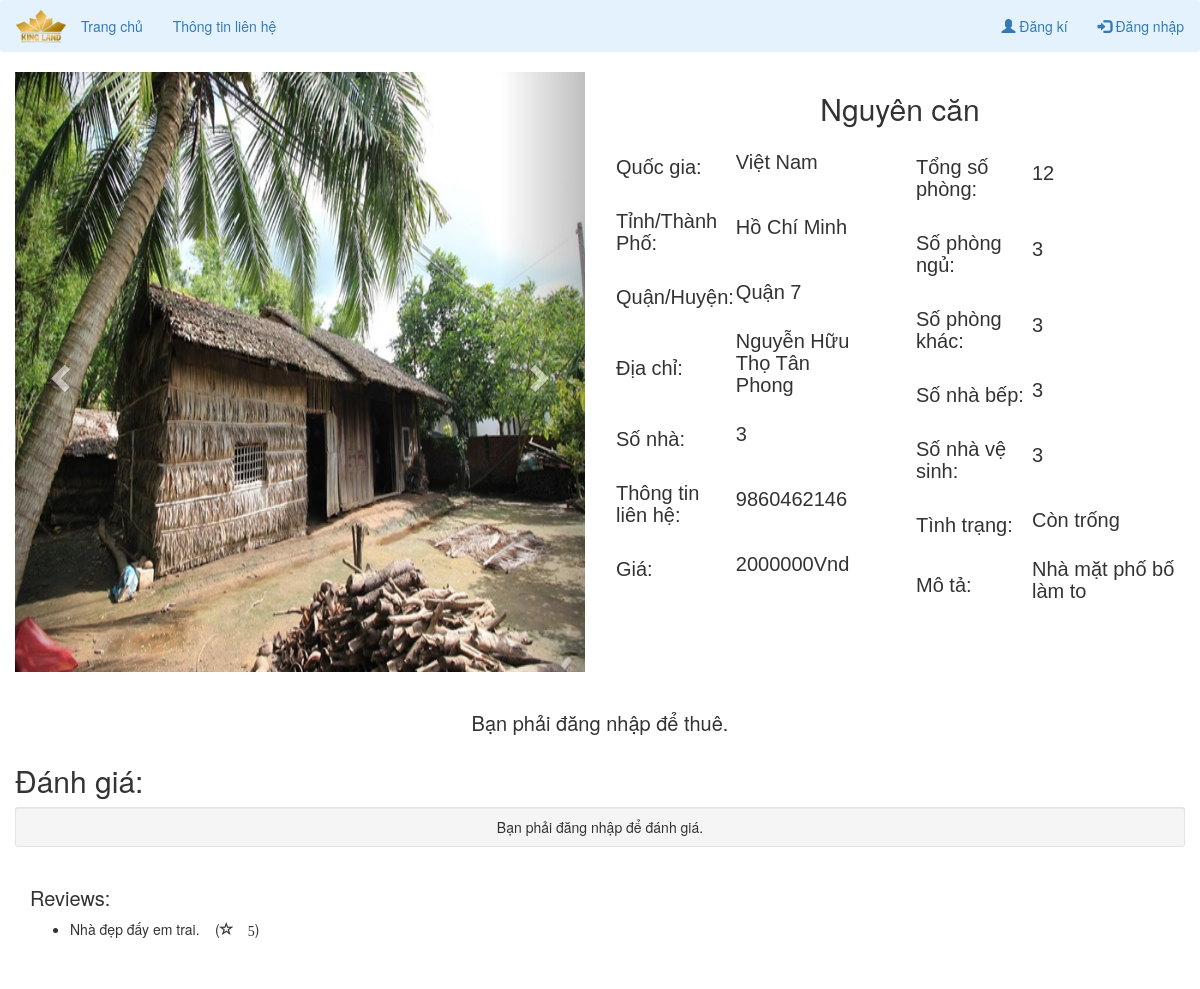
Screenshot of /view-property.php?property_id=123 with the database file from the repository.
### tables this page shows
CREATE TABLE `property_photo` (
  `property_photo_id` int(12) NOT NULL,
  `p_photo` varchar(500) NOT NULL,
  `property_id` int(11) NOT NULL
);

CREATE TABLE `add_property` (
  `property_id` int(10) NOT NULL,
  `country` varchar(50) NOT NULL,
  `province` varchar(50) NOT NULL,
  `district` varchar(50) NOT NULL,
  `city` varchar(100) NOT NULL,
  `ward_no` int(10) NOT NULL,
  `contact_no` bigint(10) NOT NULL,
  `property_type` varchar(50) NOT NULL,
  `estimated_price` bigint(10) NOT NULL,
  `total_rooms` int(10) NOT NULL,
  `bedroom` int(10) NOT NULL,
  `living_room` int(10) NOT NULL,
  `kitchen` int(10) NOT NULL,
  `bathroom` int(10) NOT NULL,
  `booked` varchar(10) NOT NULL,
  `description` varchar(2000) NOT NULL,
  `latitude` decimal(9,6) NOT NULL,
  `longitude` decimal(9,6) NOT NULL,
  `owner_id` int(10) NOT NULL
);

CREATE TABLE `review` (
  `review_id` int(10) NOT NULL,
  `comment` varchar(500) NOT NULL,
  `rating` int(5) NOT NULL,
  `property_id` int(11) NOT NULL
);

### view-property.php (the view, shortened to what this page needs)
<!DOCTYPE html>
<html>
<head>
</head>
<body>
  <?php
  include('navbar.php');
  include('booking-engine.php');
  ?>
  <?php
  $property_id = $_GET['property_id'];
  $sql = "SELECT * from add_property where property_id='$property_id'";
  $query = mysqli_query($db, $sql);
  if (mysqli_num_rows($query) > 0) {
    while ($rows = mysqli_fetch_assoc($query)) {
      $sql2 = "SELECT * FROM property_photo where property_id='$property_id'";
      $query2 = mysqli_query($db, $sql2);
      $rowcount = mysqli_num_rows($query2);
  ?>
  <div class="container-fluid">
    <div class="row">
      <div class="col-sm-6">
        <div id="myCarousel" class="carousel slide" data-ride="carousel">
          <div class="carousel-inner" role="listbox">
            <?php
      for ($i = 1; $i <= $rowcount; $i++) {
        $row = mysqli_fetch_array($query2);
        $photo = $row['p_photo'];
            ?>
            <?php
        if ($i == 1) {
            ?>
            <div class="item active">
              <img class="d-block img-fluid" src="owner/<?php echo $photo ?>" alt="First slide" width="100%"
                style="max-height: 600px; min-height: 600px;">
            </div>
            <?php
        }
      }
            ?>
          </div>
          <a class="left carousel-control" href="#myCarousel" role="button" data-slide="prev">
            <span class="glyphicon glyphicon-chevron-left" aria-hidden="true"></span>
          </a>
          <a class="right carousel-control" href="#myCarousel" role="button" data-slide="next">
            <span class="glyphicon glyphicon-chevron-right" aria-hidden="true"></span>
          </a>
        </div>
      </div>
      <div class="col-sm-6">
        <div style="text-align:center;">
          <h2>
            <?php echo $rows['property_type'] ?>
          </h2>
        </div>
        <div class="row">
          <div class="col-sm-6">
            <div class="row">
              <div class="col-sm-6">
                <table>
                  <tr>
                    <td>
                      <h3>Quốc gia:</h3>
                    </td>
                    <td>
                      <h4>
                        <?php echo $rows['country']; ?>
                      </h4>
                    </td>
                  </tr>
                  <tr>
                    <td>
                      <h3>Tỉnh/Thành Phố:</h3>
                    </td>
                    <td>
                      <h4>
                        <?php echo $rows['province']; ?>
                      </h4>
                    </td>
                  </tr>
                  <tr>
                    <td>
                      <h3>Quận/Huyện:</h3>
                    </td>
                    <td>
                      <h4>
                        <?php echo $rows['district']; ?>
                      </h4>
                    </td>
                  </tr>
                  <tr>
                    <td>
                      <h3>Địa chỉ:</h3>
                    </td>
                    <td>
                      <h4>
                        <?php echo $rows['city']; ?>
                      </h4>
                    </td>
                  </tr>
                  <tr>
                    <td>
                      <h3>Số nhà:</h3>
                    </td>
                    <td>
                      <h4>
                        <?php echo $rows['ward_no']; ?>
                      </h4>
                    </td>
                  </tr>
                  <tr>
                    <td>
                      <h3>Thông tin liên hệ:</h3>
                    </td>
                    <td>
                      <h4>
                        <?php echo $rows['contact_no']; ?>
                      </h4>
                    </td>
                  </tr>
                  <tr>
                    <td>
                      <h3>Giá:</h3>
                    </td>
                    <td>
                      <h4>
                        <?php echo $rows['estimated_price']; ?>Vnd
                      </h4>
                    </td>
                  </tr>
                </table>
              </div>
            </div>
          </div>
          <div class="col-sm-6">
            <table>
              <tr>
                <td>
                  <h3>Tổng số phòng:</h3>
                </td>
                <td>
                  <h4>
                    <?php echo $rows['total_rooms']; ?>
                  </h4>
                </td>
              </tr>
              <tr>
                <td>
                  <h3>Số phòng ngủ:</h3>
                </td>
                <td>
                  <h4>
                    <?php echo $rows['bedroom']; ?>
                  </h4>
                </td>
              </tr>
              <tr>
                <td>
                  <h3>Số phòng khác:</h3>
                </td>
                <td>
                  <h4>
                    <?php echo $rows['living_room']; ?>
                  </h4>
                </td>
              </tr>
              <tr>
                <td>
                  <h3>Số nhà bếp:</h3>
                </td>
                <td>
                  <h4>
                    <?php echo $rows['kitchen']; ?>
                  </h4>
                </td>
              </tr>
              <tr>
                <td>
                  <h3>Số nhà vệ sinh:</h3>
                </td>
                <td>
                  <h4>
                    <?php echo $rows['bathroom']; ?>
                  </h4>
                </td>
              </tr>
              <tr>
                <td>
                  <h3>Tình trạng:</h3>
                </td>
                <td>
                  <h4>
                    <?php echo $rows['booked']; ?>
                  </h4>
                </td>
              </tr>
              <tr>
                <td>
                  <h3>Mô tả:</h3>
                </td>
                <td>
                  <h4>
                    <?php echo $rows['description']; ?>
                  </h4>
                </td>
              </tr>
            </table>
          </div>
        </div>
      </div>
    </div>
    <br>
    <?php
      if (isset($_SESSION["email"]) && !empty($_SESSION['email'])) {
    ?>
    <form method="POST">
      <div class="row">
        <div class="col-sm-6">
          <?php
        $booked = $rows['booked'];
        if ($booked == 'Còn trống') { ?>
          <input type="hidden" name="property_id" value="<?php echo $rows['property_id']; ?>">
          <input type="submit" class="btn btn-lg btn-primary" name="book_property" style="width: 100%" value="Đặt">
          <?php } else { ?>
          <input type="submit" class="btn btn-lg btn-primary" style="width: 100%" value="Đặt" disabled>
          <?php } ?>
        </div>
    </form>
    <form method="POST" action="chatpage.php">
      <div class="col-sm-6">
        <input type="hidden" name="owner_id" value="<?php echo $rows['owner_id']; ?>">
        <input type="submit" class="btn btn-lg btn-success" name="send_message" style="width: 100%" value="Nhắn tin">
      </div>
    </form>
    <form method="POST">
      <div class="col-sm-6">
        <?php
        $booked = $rows['booked'];
        if ($booked == 'Đã thuê') { ?>
        <input type="hidden" name="property_id" value="<?php echo $rows['property_id']; ?>">
        <input type="submit" class="btn btn-lg btn-danger" name="cancel_property" style="width: 100%" value="Hủy">
        <?php } else { ?>
        <input type="submit" class="btn btn-lg btn-danger" style="width: 100%" value="Hủy" disabled>
        <?php } ?>
      </div>
    </form>
  </div>
  <?php } else {
        echo "<center><h3>Bạn phải đăng nhập để thuê.</h3></center>";
      }
  ?>
  <?php
    }
  }
  ?>
  </div>
  <div class="container-fluid">
    <h2>Đánh giá:</h2>
    <div class="well well-sm">
      <div class="text-right">
        <?php
        if (isset($_SESSION["email"]) && !empty($_SESSION['email'])) {
        ?>
        <a class="btn btn-success btn-info" href="#reviews-anchor" style="width: 100%" id="open-review-box">Để lại đánh
          giá</a>
      </div>
      <div class="row" id="post-review-box" style="display:none;">
        <div class="col-md-12">
          <form accept-charset="UTF-8" method="POST">
            <input name="property_id" type="hidden" value="<?php echo $property_id; ?>">
            <input id="ratings-hidden" name="rating" type="hidden">
            <textarea class="form-control animated" cols="50" id="new-review" name="comment"
              placeholder="Viết đánh giá..." rows="5"></textarea>
            <div class="text-right">
              <div class="stars starrr" data-rating="0"></div>
              <a class="btn btn-danger btn-sm" href="#" id="close-review-box" style="display:none; margin-right: 10px;">
                <span class="glyphicon glyphicon-remove"></span>Hủy</a>
              <button class="btn btn-success btn-lg" type="submit" name="review">Lưu</button>
            </div>
          </form>
        </div>
      </div>
      <?php } else {
          echo "<center>Bạn phải đăng nhập để đánh giá.</center>";
        }
        ?>
    </div>
  </div>
  <?php
  $sql1 = "SELECT * from review where property_id='$property_id'";
  $query = mysqli_query($db, $sql1);
  echo '<div class="container-fluid">';
  echo '<h3>Reviews:</h3>';
  echo '</div>';
  if (mysqli_num_rows($query) > 0) {
    while ($row = mysqli_fetch_assoc($query)) {
  ?>
  <div class="container-fluid">
    <ul>
      <li>
        <?php echo $row['comment']; ?> &nbsp;&nbsp;&nbsp;(<span class="glyphicon glyphicon-star-empty"
          style="size: 50px;">
          <?php echo $row['rating']; ?>
        </span>)
      </li>
    </ul>
  </div>
  <?php
    }
  }
  ?>
  <br><br>
</body>
</html>

### view-property.php (style rules this page uses)
h3 { font-size: 20px; }
h4 { font-size: 20px; }
table { font-family: arial, sans-serif; border-collapse: collapse; width: 100%; }
td, th { text-align: left; padding: 1px; }

### rows the page displays
add_property: property_type "Nguyên căn", country "Việt Nam", province "Hồ Chí Minh", district "Quận 7", city "Nguyễn Hữu Thọ Tân Phong", ward_no "3", contact_no "9860462146", estimated_price "2000000", total_rooms "12", bedroom "3", living_room "3", kitchen "3", bathroom "3", booked "Còn trống", description "Nhà mặt phố bố làm to"
property_photo: p_photo (picture)
review: comment "Nhà đẹp đấy em trai.", rating "5"
